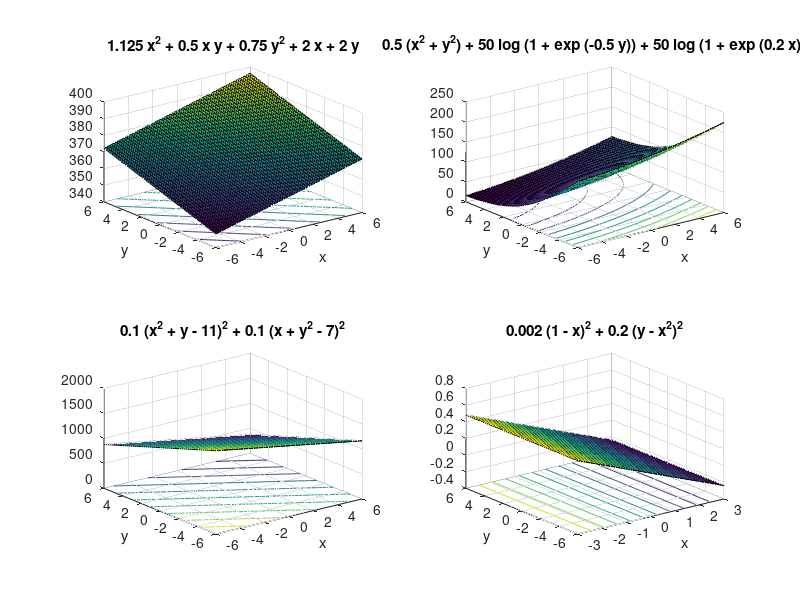

MATLAB code for this plot: (Note: this script raises an error after producing the figure.)
% ====================
% script for hw01, p03
% ====================

% function handles
f{1} = @(x,y) 1.125*x^2 + 0.5*x*y + 0.75*y^2 + 2*x + 2*y;
f{2} = @(x,y) 0.5*(x^2 + y^2) + 50*log(1+exp(-0.5*y)) + 50*log(1+exp(0.2*x));
f{3} = @(x,y) 0.1*(x^2 + y - 11)^2 + 0.1*(x + y^2 - 7)^2;
f{4} = @(x,y) 0.002*(1-x)^2 + 0.2*(y - x^2)^2;

% gradient handles
g{1} = @(x,y)[2.25*x+0.5*y+2, 0.5*x+1.5*y+2];
g{2} = @(x,y)[x+10*exp(0.2*x)/(1+exp(0.2*x)), y-25*exp(-0.5*y)/(1+exp(-0.5*y))];
g{3} = @(x,y)[0.4*(x^2+y-11)*x+0.2*(x+y^2-7), 0.2*(x^2+y-11)+0.4*(x+y^2-7)*y];
g{4} = @(x,y)[-0.004*(1-x)-0.8*(y-x^2)*x, 0.4*(y-x^2)];

% range rects
frect{1} = [-6,6,-6,6];
frect{2} = [-6,6,-6,6];
frect{3} = [-6,6,-6,6];
frect{4} = [-3,3,-6,6];

% plot three surface functions
figure;
for fun=1:4
    subplot(2,2,fun); ezsurfc(f{fun},frect{fun});
end

% gradient descent parameters
nb_steps = 1000;
for fun=1:length(f)
    inits{fun}(1,:) = [2,3];
    inits{fun}(2,:) = [unifrnd(frect{fun}(1),frect{fun}(2)),unifrnd(frect{fun}(3),frect{fun}(4))];
end

% gradient descent with fixed stepsize
stepsizes = [0.3,0.8];
spcounter = 1;
figure;
for fun=1:length(f)
    for st=1:2
        for in=1:2
            stepsize_fixed = stepsizes(st);
            init_X = inits{fun}(in,:);
            [Xs,fcn_vals] = gd_fixed_stepsize(f{fun},g{fun},init_X,nb_steps,stepsize_fixed);
            subplot(4,4,spcounter); ezcontour(f{fun},frect{fun});
            hold on; plot(Xs(:,1),Xs(:,2),'.-');
            hold on; plot(Xs(1,1),Xs(1,2),'o');
            spcounter=spcounter+1;
        end
    end
end

% gradient descent with backtrack
spcounter = 1;
figure;
for fun=1:length(f)
    stepsize0_bt = 1;
    bt_rate = 0.5;
    nb_bt_steps = 3;
    slope_ratio = 0.5;
    for in=1:2
        init_X = inits{fun}(in,:);
        [Xs_bt,fcn_vals_bt,stepsizes_bt] = gd_backtrack(f{fun},g{fun},init_X,nb_steps,stepsize0_bt,bt_rate,nb_bt_steps,slope_ratio);
        subplot(4,2,spcounter); ezcontour(f{fun},frect{fun});
        hold on; plot(Xs_bt(:,1),Xs_bt(:,2),'.-');
        hold on; plot(Xs_bt(1,1),Xs_bt(1,2),'o');
        spcounter=spcounter+1;
    end
end

% gradient descent with poly stepsize
spcounter = 1;
figure;
for fun=1:length(f)
    for in=1:2
        init_X = inits{fun}(in,:);
        [Xs_p,fcn_vals_p] = gd_poly(f{fun},g{fun},init_X,nb_steps);
        subplot(4,2,spcounter); ezcontour(f{fun},frect{fun});
        hold on; plot(Xs_p(:,1),Xs_p(:,2),'.-');
        hold on; plot(Xs_p(1,1),Xs_p(1,2),'o');
        spcounter=spcounter+1;
    end
end
